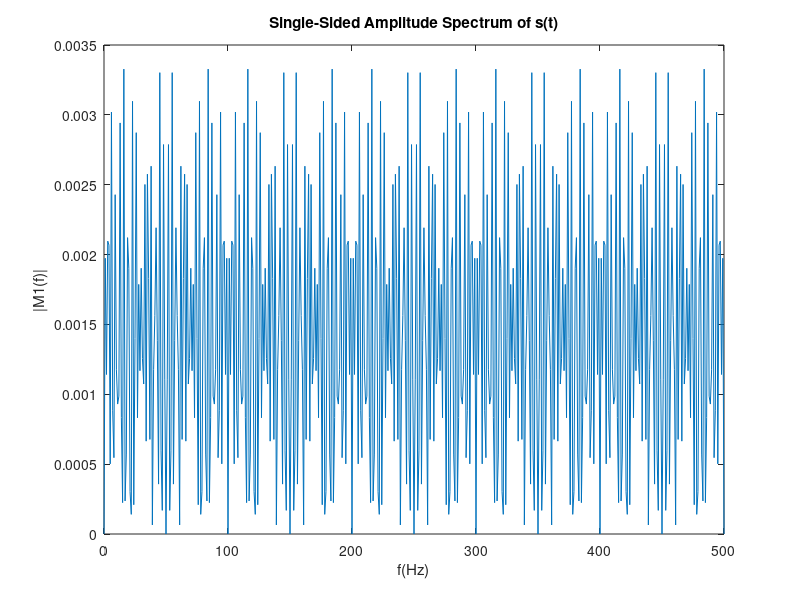

This figure's MATLAB source:
Fs = 1000; 
T = 1/Fs;
L = 1000;
t = (0: L-1)*T;

St = 0.7*sin(2*pi*50*t) + sin(2*pi*360*t);

Xt = St + 2*randn(size(t));


plot(1000*t(1:50), Xt(1:50));
title('Noisy Signal');
xlabel('t(millisecond)');
ylabel('x(t)');


Y = fft(Xt);
P2 = abs(Y/L);
P1 = P2(1:L/2+1);
P1(2:end-1) = 2*P1(2:end-1);
f = Fs*(0:(L/2))/L;
plot(f, P1);
title('Single-Sided Amplitude Spectrum of x(t)');
xlabel('f(Hz)');
ylabel('|P1(f)|');



M2 = abs(St/L);
M1 = M2(1:L/2+1);
M1(2:end-1) = 2*M1(2:end-1);
f = Fs*(0:(L/2))/L;
plot(f, M1);
title('Single-Sided Amplitude Spectrum of s(t)');
xlabel('f(Hz)');
ylabel('|M1(f)|');